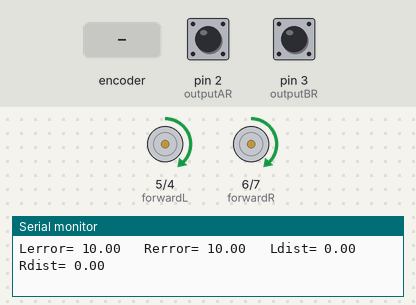
Bench run of a sketch on a simulated Arduino Uno, built with avr-gcc and run on an emulated ATmega328P. On the bench: motor-driver pin pairs drawn as motors (green arrow = first pin HIGH = forward, orange = second pin HIGH = backward, longer = more drive), the last lines printed to the serial monitor. The test bench sets the inputs (shaded band); at power-on: pin 2 (outputAR) HIGH, pin 3 (outputBR) HIGH.

Above: at 1.2 s.
1.3 s: rotary encoder on pin 2 (outputAR) / pin 3 (outputBR) turned 3 steps (first pin leading)
At 4.76 s:
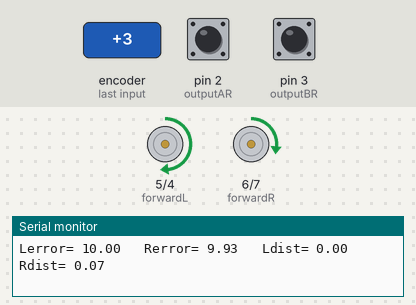
4.9 s: rotary encoder on pin 2 (outputAR) / pin 3 (outputBR) turned 1 step (first pin leading)
8.1 s: rotary encoder on pin 2 (outputAR) / pin 3 (outputBR) turned 1 step (first pin leading)
At 9.1 s:
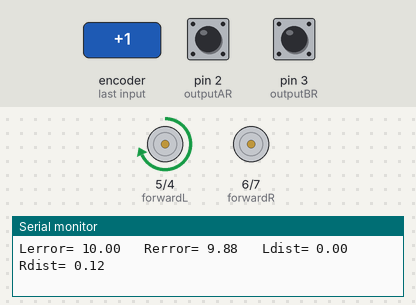
Timing chart, 0 to 26.1 s (numbered marks = the images above; inputs shaded):
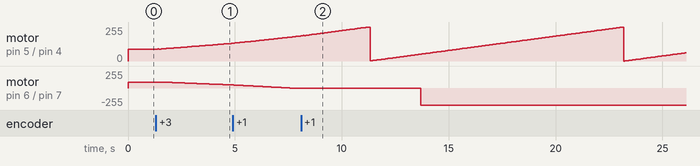

Measured:
- after the input at 8.1 s, motor on pin 6 (forwardR) / pin 7 (backwardR): stopped → backward 255/255 after 5.6 s instead of 7.0 s

The sketch:

Test_15_Goodbutnotgreat_Robolympix_2021.ino
```cpp
//Variables encodeurs
#define outputAR 2
#define outputBR 3
#define outputAL 18
#define outputBL 19
volatile float Rdist = 0;
volatile float Ldist = 0;
volatile float distUnitR = (float)PI * 40 / 1024 / 10;
volatile float distUnitL = (float)PI * 40 / 600 / 10;

float Rdistacc=0;
float Ldistacc=0;
float Rdistdec=0;
float Ldistdec=0;

volatile unsigned long firstTime;
volatile boolean Stop=false;

//Variables moteurs
volatile float vitesseR = 0 ;
volatile float vitesseL = 0 ;
volatile float vitesseO = 0 ;
#define forwardR 6
#define backwardR 7
#define forwardL 5
#define backwardL 4

//Variables erreurs/commandes position
float Rcmd = 0;
float Lcmd = 0;
volatile float Rerror;
volatile float Lerror;
volatile float prevRerror = 0;
volatile float prevLerror = 0;
volatile float sommeRerror = 0;
volatile float sommeLerror = 0;

//Variables erreurs vitesse
volatile float Oerror;
volatile float prevOerror = 0;
volatile float sommeOerror = 0;

//Encoder functions
void ISRtrackAR() {
  Rdist += (digitalRead(outputBR) == LOW) ? distUnitR : -distUnitR;
}
void ISRtrackBR() {
  Rdist += (digitalRead(outputAR) == LOW) ? -distUnitR : distUnitR;
}

void ISRtrackAL() {
  Ldist += (digitalRead(outputBL) == LOW) ? distUnitL : -distUnitL;
}

void ISRtrackBL() {
  Ldist += (digitalRead(outputAL) == LOW) ? -distUnitL : distUnitL;
}

//Motor functions
void motorR(volatile float vR) {
  if (vR > 0) {
    analogWrite(forwardR, vR);
    analogWrite(backwardR, 0);
  }
  else {
    analogWrite(forwardR, 0);
    analogWrite(backwardR, -vR); //5.2
  }
}

void motorL(volatile float vL) {
  if (vL > 0) {
    analogWrite(forwardL, vL);
    analogWrite(backwardL, 0);
  }
  else {
    analogWrite(forwardL, 0);
    analogWrite(backwardL, -vL); //5.2
  }
}

//PID Position Parameters

float kpR = 5;
float kpL = 5;

float kdR = 1;
float kdL = 10;

float kiR = 0.0002;
float kiL = 0.0002;

float kpO = 4; // 0.001 kp seul
float kdO = 80;
float kiO = 10;


volatile float kvR=0;
volatile float kvL=0;

void PIDorientation() {
  Oerror = Rdist - Ldist;
  sommeOerror += Oerror;
  vitesseO = (kpO * Oerror) + (kdO * (Oerror - prevOerror)) + kiO * sommeOerror;
  prevOerror = Oerror;
}

void PIDposition() {

  Rerror = Rcmd - Rdist;
  sommeRerror +=  Rerror ;

  Lerror = Lcmd - Ldist;
  sommeLerror +=  Lerror ;

  //if (!(Rerror<0 || Lerror<0))
      PIDorientation();

  vitesseR = (kpR * Rerror) + (kdR * (Rerror - prevRerror)) + kiR * sommeRerror;
  vitesseL = (kpL * Lerror) + (kdL * (Lerror - prevLerror)) + kiL * sommeLerror;

  vitesseR = (vitesseR > 180) ? 180 : vitesseR;
  vitesseL = (vitesseL > 180) ? 180 : vitesseL;

  if (Rdist+Ldist<Rdistacc+Ldistacc){
       vitesseR = vitesseR / Rdistacc * Rdist;
       vitesseL = vitesseL / Ldistacc * Ldist;
  }
  else if (Rdist+Ldist>Rdistdec+Ldistdec){
       vitesseR = vitesseR / Rdistdec * Rdist;
       vitesseL = vitesseL / Ldistdec * Ldist;
  }

  vitesseR = ((vitesseR < 90) && (Rerror > 0)) ? 90 : vitesseR; // min 72
  vitesseL = ((vitesseL < 90) && (Lerror > 0)) ? 90 : vitesseL;// min 72


  /*if (Rdist>Rcmd){
       vitesseR = -(vitesseR / Rerror) * Rdist;
       if (Rerror==prevRerror && Rerror!=0)
          kvR+=0.001;
  }
  if (Ldist>Lcmd){
       vitesseL = -(vitesseL / Lerror) * Ldist;
       if (Rerror==prevRerror && Lerror!=0)
          kvL+=0.001;
  }*/

  if (Oerror!=0){
      vitesseR -= vitesseO;
      vitesseL += vitesseO;
  }

  prevRerror = Rerror;
  prevLerror = Lerror;
}

void Go(float cmd){
  Rcmd=cmd;   //+10.3
  Lcmd=cmd;   //+10.2

  Rdistacc=Rcmd*0.1;
  Ldistacc=Lcmd*0.1;
  Rdistdec=Rcmd*0.15;
  Ldistdec=Lcmd*0.15;

  PIDposition();
  motorR(vitesseR);
  motorL(vitesseL);
  if ((prevRerror=!0) && (prevLerror!=0) && (prevLerror==Lerror) && (prevRerror==Rerror) && (millis>firstTime))
      Stop=true;
}
void TurnRight(float angle){
  Rcmd=-20.8*angle;
  Lcmd=20.8*angle;

  Rdistacc=Rcmd*0.1;
  Ldistacc=Lcmd*0.1;
  Rdistdec=Rcmd*0.20;
  Ldistdec=Lcmd*0.20;

  PIDposition();
  motorR(-vitesseR);
  motorL(vitesseL);
  if ((prevRerror=!0) && (prevLerror!=0) && (prevLerror==Lerror) && (prevRerror==Rerror) && (millis>firstTime))
    Stop=true;
}
void TurnLeft(float angle){
  Rcmd=20.8*angle;
  Lcmd=-20.8*angle;

  Rdistacc=Rcmd*0.1;
  Ldistacc=Lcmd*0.1;
  Rdistdec=Rcmd*0.20;
  Ldistdec=Lcmd*0.20;

  PIDposition();
  motorR(vitesseR);
  motorL(-vitesseL);
  if ((prevRerror=!0) && (prevLerror!=0) && (prevLerror==Lerror) && (prevRerror==Rerror) && (millis>firstTime))
    Stop=true;
}

void setup() {
  Serial.begin(9600);

  //Command Encoders
  pinMode(outputAR, INPUT_PULLUP);
  pinMode(outputBR, INPUT_PULLUP);
  pinMode(outputAL, INPUT_PULLUP);
  pinMode(outputBL, INPUT_PULLUP);

  attachInterrupt(digitalPinToInterrupt(outputAR), ISRtrackAR, RISING);
  attachInterrupt(digitalPinToInterrupt(outputAL), ISRtrackAL, RISING);
  attachInterrupt(digitalPinToInterrupt(outputBR), ISRtrackBR, RISING);
  attachInterrupt(digitalPinToInterrupt(outputBL), ISRtrackBL, RISING);


  //Command Motors
  pinMode(forwardR, OUTPUT);
  pinMode(backwardR, OUTPUT);
  pinMode(forwardL, OUTPUT);
  pinMode(backwardL, OUTPUT);


}


void loop() {
  firstTime=millis();
  Go(10);
  //if (Stop)
    //Go(-10);
  //TurnRight(90);

  /*Serial.print("vitesseL= ");
  Serial.print(vitesseL);
  Serial.print(" \tvitesseR= ");
  Serial.print(vitesseR);
  Serial.print("Oerror= ");
  Serial.print(Oerror);*/


  Serial.print("Lerror= ");
  Serial.print(Lerror);
  Serial.print(" \tRerror= ");
  Serial.print(Rerror);

  Serial.print(" \tLdist= ");
  Serial.print(Ldist);
  Serial.print(" \tRdist= ");
  Serial.println(Rdist);

  /*if (Rerror>0 && Lerror>0){
    motorR(82);
    motorL(92);
    }
    else
     if(Rerror>0){
        motorR(82);
        motorL(0);
      }
      else
        if (Lerror>0){
          motorR(0);
          motorL(92);
        }
        else{
          motorR(0);
          motorL(0);
        }*/
}
```
